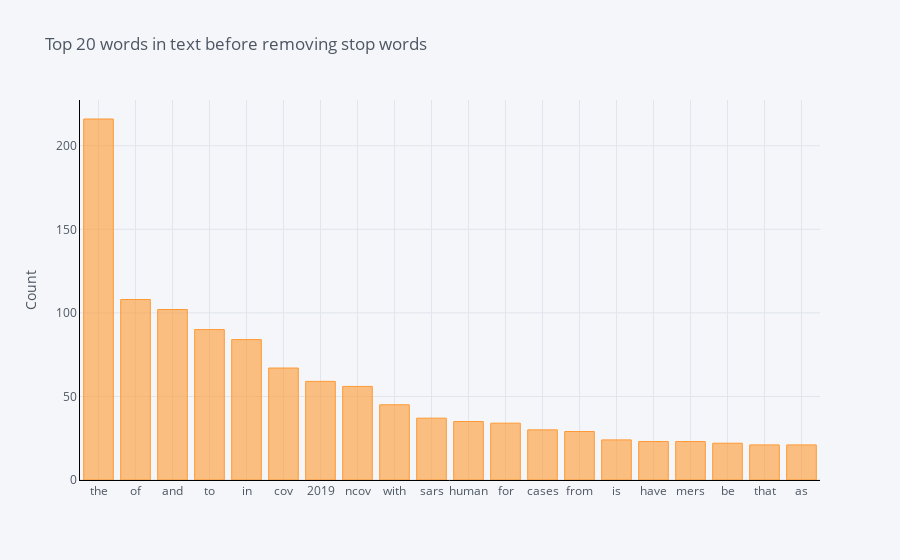

Write notebook code for a chart like this one.
### Code cell
import cufflinks as cf
cf.go_offline()
cf.set_config_file(offline=False, world_readable=True)

from plotly.offline import init_notebook_mode, iplot
from plotly.graph_objs import *

init_notebook_mode(connected=True)

from sklearn.feature_extraction.text import CountVectorizer
def get_top_n_words(corpus, n=None):
    vec = CountVectorizer().fit(corpus)
    bag_of_words = vec.transform(corpus)
    sum_words = bag_of_words.sum(axis=0) 
    words_freq = [(word, sum_words[0, idx]) for word, idx in vec.vocabulary_.items()]
    words_freq =sorted(words_freq, key = lambda x: x[1], reverse=True)
    return words_freq[:n]
common_words = get_top_n_words([text], 20)
for word, freq in common_words:
    print(word, freq)
df1 = pd.DataFrame(common_words, columns = ['ReviewText' , 'count'])
df1.groupby('ReviewText').sum()['count'].sort_values(ascending=False).iplot(
    kind='bar', yTitle='Count', linecolor='black', title='Top 20 words in text before removing stop words')

### Figure 1 — Plotly figure (JSON) as saved in the notebook; plotly's stock layout.template omitted (floating-point values rounded to 4 significant figures)
{"data": [{"marker": {"color": "rgba(255, 153, 51, 0.6)", "line": {"color": "rgba(255, 153, 51, 1.0)", "width": 1}}, "name": "count", "orientation": "v", "text": "", "type": "bar", "x": ["the", "of", "and", "to", "in", "cov", "2019", "ncov", "with", "sars", "human", "for", "cases", "from", "is", "have", "mers", "be", "that", "as"], "y": [216, 108, 102, 90, 84, 67, 59, 56, 45, 37, 35, 34, 30, 29, 24, 23, 23, 22, 21, 21]}], "layout": {"legend": {"bgcolor": "#F5F6F9", "font": {"color": "#4D5663"}}, "paper_bgcolor": "#F5F6F9", "plot_bgcolor": "#F5F6F9", "title": {"font": {"color": "#4D5663"}, "text": "Top 20 words in text before removing stop words"}, "xaxis": {"gridcolor": "#E1E5ED", "linecolor": "black", "showgrid": true, "tickfont": {"color": "#4D5663"}, "title": {"font": {"color": "#4D5663"}, "text": ""}, "zerolinecolor": "#E1E5ED"}, "yaxis": {"gridcolor": "#E1E5ED", "linecolor": "black", "showgrid": true, "tickfont": {"color": "#4D5663"}, "title": {"font": {"color": "#4D5663"}, "text": "Count"}, "zerolinecolor": "#E1E5ED"}}}
